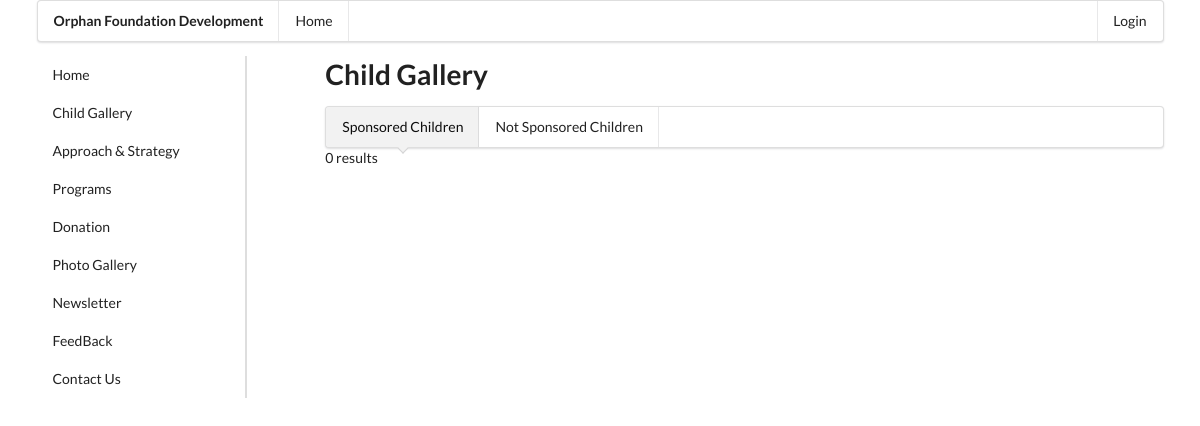
Before: /child-gallery-sponsored.php with the older database file.
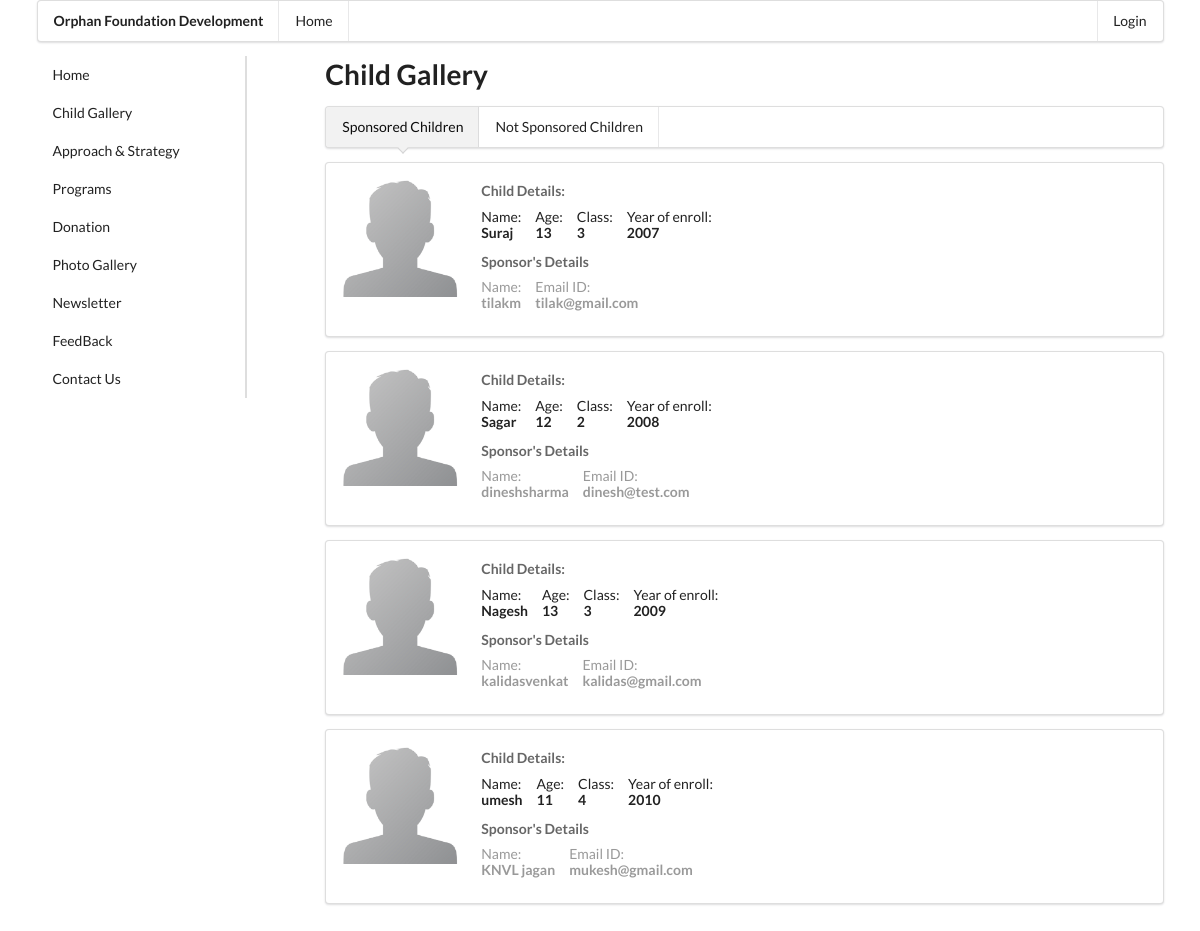
After: the same page with the newer database file.
### tables this page shows
CREATE TABLE `children` (
  `cid` int(50) NOT NULL,
  `cname` varchar(30) NOT NULL,
  `cdob` date NOT NULL,
  `cyoe` year(4) NOT NULL,
  `cclass` int(3) NOT NULL,
  `cstory` text NOT NULL,
  `cphoto` text NOT NULL,
  `sponsored` tinyint(1) NOT NULL
);

CREATE TABLE `sponsorer` (
  `spn_id` int(3) NOT NULL,
  `spn_firstname` varchar(30) NOT NULL,
  `spn_lastname` varchar(30) DEFAULT NULL,
  `spn_noofyears` int(2) NOT NULL,
  `spn_email` varchar(30) NOT NULL,
  `spn_phone` int(20) NOT NULL,
  `spn_bill_address` text NOT NULL,
  `spn_amount` int(5) NOT NULL,
  `spn_checkno` varchar(20) NOT NULL,
  `cid` int(50) NOT NULL
);

### child-gallery-sponsored.php (the view)
<?php include './components/header.php'; ?>
    <div class="ui container">
        <?php include './components/top-menu.php'; ?>
        <div class="ui grid">
            <?php include './components/side-menu.php'; ?>
            <div class="twelve wide column">
                <h1>Child Gallery</h1>
                <div class="ui pointing menu">
                    <a class="item active" href="child-gallery-sponsored.php">
                        Sponsored Children
                    </a>
                    <a class="item" href="child-gallery-unsponsored.php">
                        Not Sponsored Children
                    </a>
                </div>
                <?php
                $sql = "SELECT cid, cname, cdob, cyoe, cclass FROM children WHERE sponsored=1";
                $result = $conn->query($sql);
                if ($result->num_rows > 0) {
                    while($row = $result->fetch_assoc()) {
                        $dob = $row["cdob"];
                        $age = (date('Y') - date('Y',strtotime($dob)));
                ?>
                <div class="ui segment">
                    <div class="ui divided items">
                        <div class="item">
                            <div class="ui image">
                                <img src="img/defaultimg.png" style="width: 120px;">
                            </div>
                            <div class="content">
                                <div class="meta">
                                    <span><strong>Child Details:</strong></span>
                                </div>
                                <div class="description">
                                    <div class="ui horizontal list">
                                        <div class="item">
                                            <div class="content">
                                                <div>Name:</div> <strong><?php echo $row['cname']; ?></strong>
                                            </div>
                                        </div>
                                        <div class="item">
                                            <div class="content">
                                                <div>Age:</div> <strong><?php echo $age; ?></strong>
                                            </div>
                                        </div>
                                        <div class="item">
                                            <div class="content">
                                            <div>Class:</div> <strong><?php echo $row['cclass']; ?></strong>
                                            </div>
                                        </div>
                                        <div class="item">
                                            <div class="content">
                                            <div>Year of enroll:</div> <strong><?php echo $row['cyoe']; ?></strong>
                                            </div>
                                        </div>
                                    </div>
                                </div>
                                <div class="extra">
                                    <div class="meta">
                                        <span><strong>Sponsor's Details</strong></span>
                                    </div>
                                    <?php
                                        $cid = $row['cid'];
                                        $sql1 = "SELECT spn_firstname, spn_lastname, spn_email FROM sponsorer WHERE cid='$cid'";
                                        $result1 = $conn->query($sql1);
                                        if ($result1->num_rows > 0) {
                                            while($rows = $result1->fetch_assoc()) {
                                    ?>
                                    <div class="ui horizontal list">
                                        <div class="item">
                                            <div class="content">
                                                <div>Name:</div> <strong><?php echo $rows['spn_firstname'] . $rows['spn_lastname'] ?></strong>
                                            </div>
                                        </div>
                                        <div class="item">
                                            <div class="content">
                                                <div>Email ID:</div> <strong><?php echo $rows['spn_email'] ?></strong>
                                            </div>
                                        </div>
                                    </div>
                                    <?php
                                        }
                                        } else {
                                            echo "0 results";
                                        }
                                    ?>
                                </div>
                            </div>
                        </div>
                    </div>
                </div>
                <?php
                    }
                    } else {
                        echo "0 results";
                    }
                ?>
            </div>
            <span class="p-20"></span>
        </div>
    </div>
<?php include './components/footer.php'; ?>

### components/header.php (shortened to what this page needs)
<!DOCTYPE html>
<html lang="en">
<head>
    <link rel="stylesheet" href="./semantic/semantic.min.css">
    <link rel="stylesheet" href="./css/main.css">
</head>
<body>

### components/top-menu.php
<div class="ui menu">
    <div class="header item">
        Orphan Foundation Development
    </div>
    <a class="item" href="index.php">Home</a>
    <div class="right menu">
        <?php
            if (empty($_SESSION['user_id'])) {
        ?>
                <a href="login.php" class="item <?php echo ($_SERVER['PHP_SELF'] == "/orphan/login.php" ? "active" : "");?>">Login</a>
        <?php
            } else {
        ?>
                <a href="admin/index.php" class="item">Admin Panel</a>
                <a href="logout.php" class="item">Logout</a>
        <?php
            }
        ?>
    </div>
</div>

### components/side-menu.php
<div class="four wide column" id="example1">
    <div class="ui secondary vertical pointing menu">
        <a class="item <?php echo ($_SERVER['PHP_SELF'] == "/orphan/index.php" ? "active" : "");?>" href="index.php">Home</a>
        <a class="item <?php echo ($_SERVER['PHP_SELF'] == "/orphan/child-gallery-sponsored.php" ? "active" : "");?>" href="child-gallery-sponsored.php">Child Gallery</a>
        <a class="item <?php echo ($_SERVER['PHP_SELF'] == "/orphan/approach-strategy.php" ? "active" : "");?>" href="approach-strategy.php">Approach & Strategy</a>
        <a class="item <?php echo ($_SERVER['PHP_SELF'] == "/orphan/program.php" ? "active" : "");?>" href="program.php">Programs</a>
        <a class="item <?php echo ($_SERVER['PHP_SELF'] == "/orphan/donation.php" ? "active" : "");?>" href="donation.php">Donation</a>
        <a class="item <?php echo ($_SERVER['PHP_SELF'] == "/orphan/photo-gallery.php" ? "active" : "");?>" href="photo-gallery.php">Photo Gallery</a>
        <a class="item <?php echo ($_SERVER['PHP_SELF'] == "/orphan/newsletter.php" ? "active" : "");?>" href="newsletter.php">Newsletter</a>
        <a class="item <?php echo ($_SERVER['PHP_SELF'] == "/orphan/feedback-form.php" ? "active" : "");?>" href="feedback-form.php">FeedBack</a>
        <a class="item <?php echo ($_SERVER['PHP_SELF'] == "/orphan/contact-us.php" ? "active" : "");?>" href="contact-us.php">Contact Us</a>
    </div>
</div>

### css/main.css (style rules this page uses)
.p-20 { padding: 200px; }

Changed rows visible on the page:
now on this page (row edited): children: cname "Suraj", cdob "13", cclass "3", cyoe "2007"
added sponsorer: spn_firstname "tilak", spn_lastname "m", spn_email "tilak@gmail.com", shown under "Suraj"
now on this page (row edited): children: cname "Sagar", cdob "12", cclass "2", cyoe "2008"
added sponsorer: spn_firstname "dinesh", spn_lastname "sharma", spn_email "dinesh@test.com", shown under "Sagar"
now on this page (row edited): children: cname "Nagesh", cdob "13", cclass "3", cyoe "2009"
added sponsorer: spn_firstname "kalidas", spn_lastname "venkat", spn_email "kalidas@gmail.com", shown under "Nagesh"
added children: cname "umesh", cdob "11", cclass "4", cyoe "2010"
added sponsorer: spn_firstname "KNVL", spn_lastname "jagan", spn_email "mukesh@gmail.com", shown under "umesh"
Other visible differences:
text no longer shown: "0 results"
